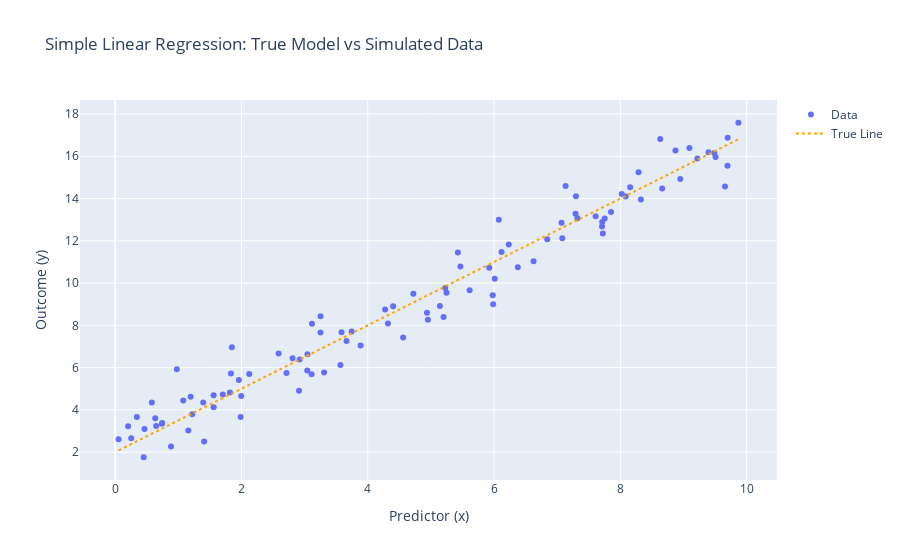

Notebook code for this chart:
### Markdown cell above
The theoretical simple linear regression model describes a relationship between a predictor variable $x_i$ and an outcome variable $Y_i$. The theoretical model is defined by the equation $Y_i = \beta_0 + \beta_1 x_i + \epsilon_i$, where $\beta_0$ is the y-intercept, $\beta_1$ is the slope, and $\epsilon_i$ are normally distributed error terms. Since $Y_i$ is dependant on the normally distributed $\epsilon_i$, then the outcome variable $Y_i$ must also be normally distributed while dependant on the value of the predictor variable $x_i$

### Code cell
import numpy as np
import scipy.stats as stats
import plotly.graph_objects as go

# Define parameters
n = 100  # number of data points
beta0 = 2  # intercept
beta1 = 1.5  # slope
sigma = 1  # standard deviation of errors

# Generate predictor variable (x) from a uniform distribution
np.random.seed(42)
x = stats.uniform.rvs(0, 10, size=n)

# Generate error terms from a normal distribution
errors = stats.norm.rvs(0, sigma, size=n)

# Generate outcome variable (y) using the theoretical linear model
y = beta0 + beta1 * x + errors

# Visualization of the data and the true regression line
fig = go.Figure()

# Scatter plot of the data points (x, y)
fig.add_trace(go.Scatter(x=x, y=y, mode='markers', name='Data'))

# Add the true theoretical line (without noise)
x_line = np.array([x.min(), x.max()])
y_line = beta0 + beta1 * x_line
fig.add_trace(go.Scatter(x=x_line, y=y_line, mode='lines', name='True Line', line=dict(color='orange', dash='dot')))

# Show the plot
fig.update_layout(title='Simple Linear Regression: True Model vs Simulated Data',
                  xaxis_title='Predictor (x)',
                  yaxis_title='Outcome (y)')
fig.show()

### Figure 1 — Plotly figure (JSON) as saved in the notebook; plotly's stock layout.template omitted (floating-point values rounded to 4 significant figures)
{"data": [{"mode": "markers", "name": "Data", "type": "scatter", "x": [3.745, 9.507, 7.32, 5.987, 1.56, 1.56, 0.5808, 8.662, 6.011, 7.081, 0.2058, 9.699, 8.324, 2.123, 1.818, 1.834, 3.042, 5.248, 4.319, 2.912, 6.119, 1.395, 2.921, 3.664, 4.561, 7.852, 1.997, 5.142, 5.924, 0.4645, 6.075, 1.705, 0.6505, 9.489, 9.656, 8.084, 3.046, 0.9767, 6.842, 4.402, 1.22, 4.952, 0.3439, 9.093, 2.588, 6.625, 3.117, 5.201, 5.467, 1.849, 9.696, 7.751, 9.395, 8.948, 5.979, 9.219, 0.8849, 1.96, 0.4523, 3.253, 3.887, 2.713, 8.287, 3.568, 2.809, 5.427, 1.409, 8.022, 0.7455, 9.869, 7.722, 1.987, 0.05522, 8.155, 7.069, 7.29, 7.713, 0.7404, 3.585, 1.159, 8.631, 6.233, 3.309, 0.6356, 3.11, 3.252, 7.296, 6.376, 8.872, 4.722, 1.196, 7.132, 7.608, 5.613, 7.71, 4.938, 5.227, 4.275, 0.2542, 1.079], "y": [7.705, 15.96, 13.07, 8.992, 4.121, 4.697, 4.349, 14.47, 10.21, 12.12, 3.224, 16.88, 13.96, 5.698, 4.824, 5.72, 5.862, 9.544, 8.087, 4.905, 11.47, 4.353, 6.387, 7.261, 7.426, 13.36, 4.652, 8.911, 10.72, 3.101, 13.0, 4.732, 3.233, 16.16, 14.57, 14.1, 6.629, 5.928, 12.07, 8.904, 3.796, 8.259, 3.659, 16.39, 6.673, 11.03, 8.078, 8.399, 10.79, 6.963, 15.55, 13.06, 16.19, 14.92, 9.418, 15.9, 2.265, 5.413, 1.759, 8.43, 7.047, 5.748, 15.24, 6.12, 6.441, 11.45, 2.506, 14.22, 3.378, 17.59, 12.35, 3.66, 2.605, 14.53, 12.85, 13.28, 12.89, 3.343, 7.67, 3.024, 16.81, 11.82, 5.772, 3.61, 5.69, 7.665, 14.1, 10.74, 16.27, 9.496, 4.616, 14.6, 13.17, 9.665, 12.67, 8.591, 9.764, 8.754, 2.658, 4.446]}, {"line": {"color": "orange", "dash": "dot"}, "mode": "lines", "name": "True Line", "type": "scatter", "x": [0.05522, 9.869], "y": [2.083, 16.8]}], "layout": {"title": {"text": "Simple Linear Regression: True Model vs Simulated Data"}, "xaxis": {"title": {"text": "Predictor (x)"}}, "yaxis": {"title": {"text": "Outcome (y)"}}}}
